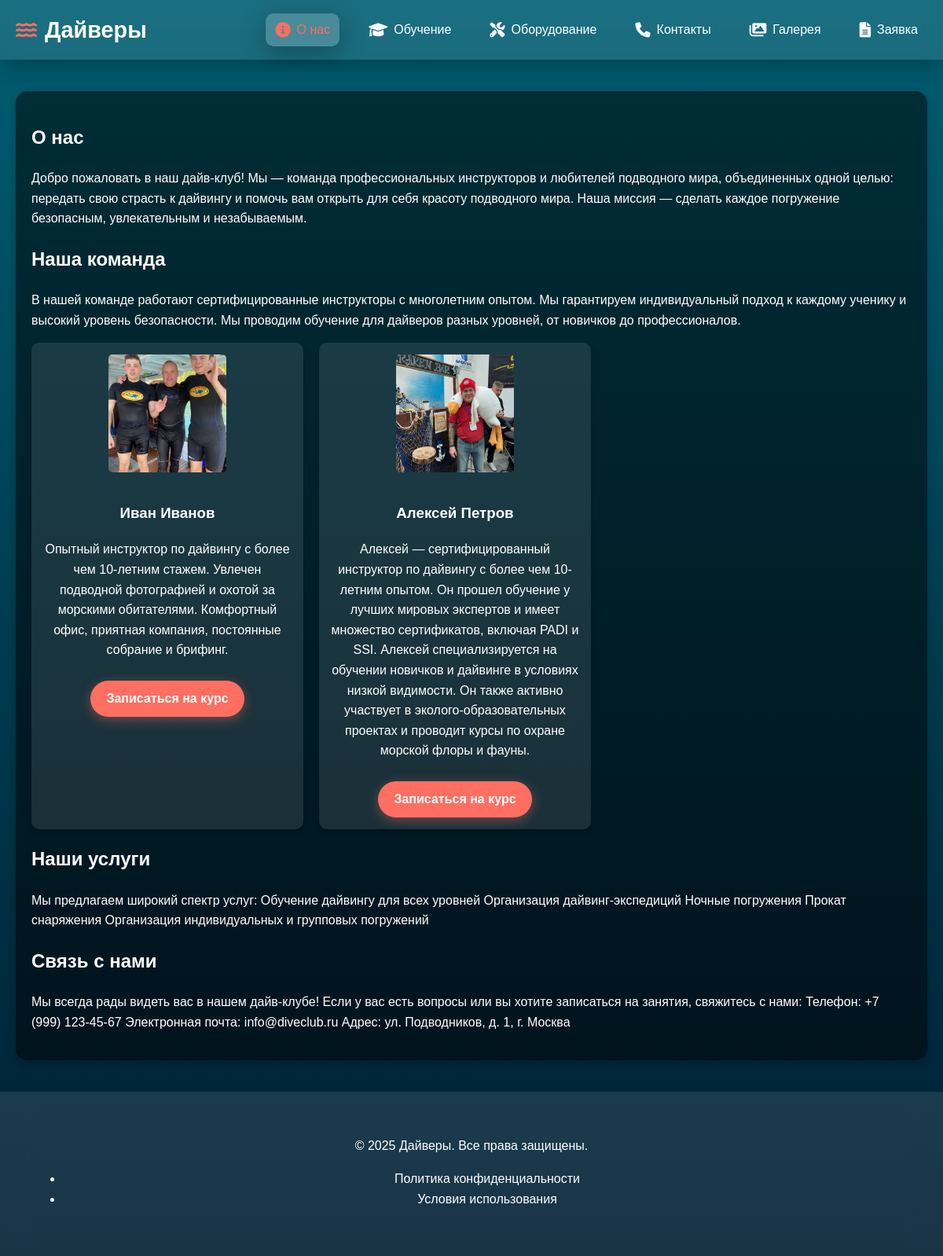
The page /about/ on the database its author committed.
### main/models.py (models this page shows, shortened)
class AboutPage(models.Model):
    title = models.CharField(max_length=200, verbose_name="Заголовок")
    introduction = models.TextField(verbose_name="Введение")
    team_description = models.TextField(verbose_name="Описание команды", blank=True, null=True)
    team_image = models.ImageField(
        upload_to='about/team/',
        verbose_name="Изображение команды",
        blank=True,
        null=True
    )
    instructors = models.ManyToManyField(Instructor, blank=True, verbose_name="Инструкторы")
    team_photo = models.ImageField(
        upload_to='about/team/',
        blank=True,
        null=True,
        verbose_name="Фото команды",
        validators=[validate_image_file_size, validate_file_extension]
    )
    mission_statement = models.TextField(verbose_name="Наша миссия")
    mission_photo = models.ImageField(
        upload_to='about/mission/',
        blank=True,
        null=True,
        verbose_name="Фото миссии",
        validators=[validate_image_file_size, validate_file_extension]
    )
    mission_image = models.ImageField(
        upload_to='about/mission_image/',
        blank=True,
        null=True,
        verbose_name="Изображение миссии",
        validators=[validate_image_file_size, validate_file_extension]
    )
    services = models.TextField(verbose_name="Наши услуги")
    services_image = models.ImageField(
        upload_to='about/services_image/',
        blank=True,
        null=True,
        verbose_name="Изображение услуг",
        validators=[validate_image_file_size, validate_file_extension]
    )
    contact_info = models.TextField(verbose_name="Связь с нами")
    social_links = models.JSONField(verbose_name="Ссылки на соцсети", blank=True, null=True)
    class Meta:
        verbose_name = "О нас"
        verbose_name_plural = "О нас"

class Instructor(models.Model):
    name = models.CharField(max_length=100, verbose_name="Имя инструктора")
    bio = models.TextField(verbose_name="Биография инструктора")
    avatar = models.ImageField(
        upload_to='avatars/',
        blank=True,
        null=True,
        verbose_name="Аватар инструктора"
    )
    room_photo = models.ImageField(
        upload_to='instructors/',
        blank=True,
        null=True,
        verbose_name="Помещение"
    )
    class Meta:
        verbose_name = "Инструктор"
        verbose_name_plural = "Инструкторы"

### main/views.py (the view)
# urls.py: path('about/', views.about, name='about'),  # Страница "О нас"
def about(request):
    about_page = AboutPage.objects.first()
    instructors = about_page.instructors.all() if about_page else []
    context = {
        'about_page': about_page,
        'instructors': instructors,
    }
    return render(request, 'about/about.html', context)

### templates/about/about.html (shortened to what this page needs)
{% extends "base.html" %}
{% block content %}
<section class="about-section">
    <div class="about-container">
        <h1>{{ about_page.title }}</h1>
        <p>{{ about_page.introduction }}</p>
        <h2>Наша команда</h2>
        <p>{{ about_page.team_description }}</p>
        <div class="team-section">
            {% for instructor in instructors %}
                <div class="instructor-card">
                    <div class="image-wrapper">
                        <img src="{{ instructor.avatar.url }}" alt="{{ instructor.name }}">
                    </div>
                    <h3>{{ instructor.name }}</h3>
                    <p>{{ instructor.bio }}</p>
                    <a href="/training" class="cta-button">Записаться на курс</a>
                </div>
            {% empty %}
                <p>Пока нет информации об инструкторах.</p>
            {% endfor %}
        </div>
        <h2>Наши услуги</h2>
        <p>{{ about_page.services }}</p>
        <h2>Связь с нами</h2>
        <p>{{ about_page.contact_info }}</p>
    </div>
</section>
{% endblock %}

### static/css/styles.css (style rules this page uses)
:root { --primary-color: #ff6f61; --secondary-color: #0083B0; --accent-color: #FF6F61; --background-color: #005F73; --text-color: #FFFFFF; --glass-effect: rgba(255, 255, 255, 0.1); --gradient: linear-gradient(135deg, var(--primary-color), var(--secondary-color)); --shadow: 0 8px 32px rgba(0, 0, 0, 0.3); --transition-speed: 0.4s; }
body { font-family: 'Poppins', sans-serif; color: var(--text-color); line-height: 1.6; margin: 0; padding: 0; position: relative; overflow: auto; min-height: 100vh; }
body::before { content: ''; position: absolute; top: 0; left: 0; width: 100%; height: 100%; background-size: cover; background: linear-gradient(to bottom, rgba(0, 95, 115, 1) 0%, rgba(0, 60, 80, 1) 50%, rgba(0, 30, 50, 1) 100% ) center; z-index: -1; animation: waterMovement 20s linear infinite; }
.cta-button { @extend .button; }
.image-wrapper { position: relative; overflow: hidden; border-radius: 20px; }
.cta-button { background: var(--accent-color); color: var(--text-color); border: none; padding: 12px 24px; border-radius: 25px; font-size: 1rem; font-weight: 600; cursor: pointer; transition: background 0.3s ease, transform 0.3s ease; box-shadow: 0 4px 15px rgba(255, 111, 97, 0.4); }
.about-section { margin: 40px 0; background-color: rgba(0, 0, 0, 0.5); border-radius: 15px; padding: 20px; box-shadow: 0 4px 12px rgba(0, 0, 0, 0.2); color: var(--text-color); }
.team-section { display: flex; flex-wrap: wrap; gap: 20px; }
.instructor-card { background: rgba(255, 255, 255, 0.1); border-radius: 10px; padding: 15px; text-align: center; width: calc(30% - 20px); box-shadow: 0 4px 8px rgba(0, 0, 0, 0.2); transition: none; }
.instructor-card img { width: 150px; height: 150px; object-fit: cover; border-radius: 5px; margin-bottom: 10px; transition: none; }
.cta-button { display: inline-block; background: var(--accent-color); color: var(--text-color); padding: 10px 20px; border-radius: 25px; text-decoration: none; margin-top: 10px; transition: background 0.3s, transform 0.3s; }

### static/css/header.css (style rules this page uses)
:root { --primary-color: #ff6f61; --secondary-color: #0083B0; --accent-color: #FF6F61; --background-color: #005F73; --text-color: #FFFFFF; --glass-effect: rgba(255, 255, 255, 0.1); --gradient: linear-gradient(135deg, var(--primary-color), var(--secondary-color)); --shadow: 0 8px 32px rgba(0, 0, 0, 0.3); --transition-speed: 0.4s; }

### rows shown on the page
AboutPage: title "О нас", introduction "Добро пожаловать в наш дайв-клуб! Мы — команда профессиональных инструкторов и любителей подводного мира, объединенных одной целью: передать свою страсть к дайвингу и помочь вам открыть для себя красоту подводного мира. Наша миссия — сделать каждое погружение безопасным, увлекательным и незабываемым.", team_description "В нашей команде работают сертифицированные инструкторы с многолетним опытом. Мы гарантируем индивидуальный подход к каждому ученику и высокий уровень безопасности. Мы проводим обучение для дайверов разных уровней, от новичков до профессионалов.", services "Мы предлагаем широкий спектр услуг: Обучение дайвингу для всех уровней Организация дайвинг-экспедиций Ночные погружения Прокат снаряжения Организация индивидуальных и групповых погружений", contact_info "Мы всегда рады видеть вас в нашем дайв-клубе! Если у вас есть вопросы или вы хотите записаться на занятия, свяжитесь с нами: Телефон: +7 (999) 123-45-67 Электронная почта: info@diveclub.ru Адрес: ул. Подводников, д. 1, г. Москва"
Instructor: avatar (picture), name "Иван Иванов", bio "Опытный инструктор по дайвингу с более чем 10-летним стажем. Увлечен подводной фотографией и охотой за морскими обитателями. Комфортный офис, приятная компания, постоянные собрание и брифинг."
Instructor: avatar (picture), name "Алексей Петров", bio "Алексей — сертифицированный инструктор по дайвингу с более чем 10-летним опытом. Он прошел обучение у лучших мировых экспертов и имеет множество сертификатов, включая PADI и SSI. Алексей специализируется на обучении новичков и дайвинге в условиях низкой видимости. Он также активно участвует в эколого-образовательных проектах и проводит курсы по охране морской флоры и фауны."
